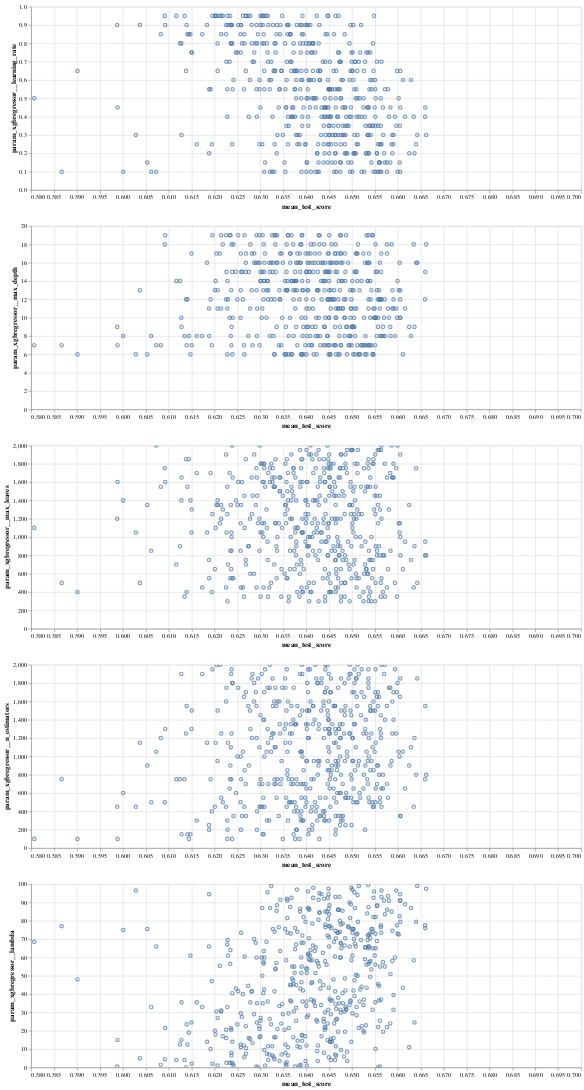

Notebook source saved alongside this figure:
### Code cell
fig_hyperparam = alt.Chart(cv_result_df.T).mark_point(clip=True).encode(
    x = alt.X('mean_test_score').scale(domain=(0.58, 0.7)),
    y=alt.Y(alt.repeat("row"), type='quantitative')
).properties(
    width=900
).repeat(
    row=cv_result_df.T.columns.to_list()[1:-1]
)

fig_hyperparam

### Figure 1 — Vega specification as saved in the notebook (floating-point values rounded to 4 significant figures; data arrays with more than 128 entries replaced by an {"elided": "..."} marker saying what was removed)
{"$schema": "https://vega.github.io/schema/vega/v5.json", "data": [{"name": "source_0"}, {"name": "data_0", "values": {"elided": "500 records"}}, {"name": "data_1", "values": {"elided": "500 records"}}, {"name": "data_2", "values": {"elided": "500 records"}}, {"name": "data_3", "values": {"elided": "500 records"}}, {"name": "data_4", "values": {"elided": "500 records"}}, {"name": "data_0_child__row_param_xgbregressor__learning_rate_y_domain_param_xgbregressor__learning_rate", "values": [{"min": 0.1, "max": 0.95}]}, {"name": "data_1_child__row_param_xgbregressor__max_depth_y_domain_param_xgbregressor__max_depth", "values": [{"min": 6.0, "max": 19.0}]}, {"name": "data_2_child__row_param_xgbregressor__max_leaves_y_domain_param_xgbregressor__max_leaves", "values": [{"min": 300.0, "max": 2000.0}]}, {"name": "data_3_child__row_param_xgbregressor__n_estimators_y_domain_param_xgbregressor__n_estimators", "values": [{"min": 100.0, "max": 2000.0}]}, {"name": "data_4_child__row_param_xgbregressor__lambda_y_domain_param_xgbregressor__lambda", "values": [{"min": 0.0, "max": 99.5}]}], "signals": [{"name": "childHeight", "value": 300}], "marks": [{"type": "group", "name": "child__row_param_xgbregressor__learning_rate_group", "encode": {"update": {"width": {"signal": "width"}, "height": {"signal": "childHeight"}}}, "marks": [{"type": "symbol", "name": "child__row_param_xgbregressor__learning_rate_marks", "from": {"data": "data_0"}, "encode": {"update": {"description": {"signal": "\"mean_test_score: \" + (format(datum[\"mean_test_score\"], \"\")) + \"; param_xgbregressor__learning_rate: \" + (format(datum[\"param_xgbregressor__learning_rate\"], \"\"))"}, "ariaRoleDescription": {"value": "point"}, "y": {"field": "param_xgbregressor__learning_rate", "scale": "child__row_param_xgbregressor__learning_rate_y"}, "opacity": {"value": 0.7}, "fill": {"value": "transparent"}, "x": {"field": "mean_test_score", "scale": "child__row_param_xgbregressor__learning_rate_x"}, "stroke": {"value": "#4c78a8"}}}, "clip": true, "style": ["point"]}], "axes": [{"scale": "child__row_param_xgbregressor__learning_rate_x", "zindex": 0, "orient": "bottom", "grid": true, "ticks": false, "tickCount": {"signal": "ceil(width/40)"}, "minExtent": 0, "labels": false, "domain": false, "gridScale": "child__row_param_xgbregressor__learning_rate_y", "aria": false, "maxExtent": 0}, {"scale": "child__row_param_xgbregressor__learning_rate_y", "maxExtent": 0, "zindex": 0, "labels": false, "ticks": false, "domain": false, "aria": false, "grid": true, "gridScale": "child__row_param_xgbregressor__learning_rate_x", "tickCount": {"signal": "ceil(childHeight/40)"}, "orient": "left", "minExtent": 0}, {"scale": "child__row_param_xgbregressor__learning_rate_x", "tickCount": {"signal": "ceil(width/40)"}, "zindex": 0, "grid": false, "title": "mean_test_score", "orient": "bottom", "labelFlush": true, "labelOverlap": true}, {"scale": "child__row_param_xgbregressor__learning_rate_y", "orient": "left", "grid": false, "title": "param_xgbregressor__learning_rate", "labelOverlap": true, "tickCount": {"signal": "ceil(childHeight/40)"}, "zindex": 0}], "style": "cell"}, {"type": "group", "name": "child__row_param_xgbregressor__max_depth_group", "encode": {"update": {"width": {"signal": "width"}, "height": {"signal": "childHeight"}}}, "marks": [{"type": "symbol", "name": "child__row_param_xgbregressor__max_depth_marks", "from": {"data": "data_1"}, "encode": {"update": {"description": {"signal": "\"mean_test_score: \" + (format(datum[\"mean_test_score\"], \"\")) + \"; param_xgbregressor__max_depth: \" + (format(datum[\"param_xgbregressor__max_depth\"], \"\"))"}, "opacity": {"value": 0.7}, "ariaRoleDescription": {"value": "point"}, "fill": {"value": "transparent"}, "stroke": {"value": "#4c78a8"}, "x": {"field": "mean_test_score", "scale": "child__row_param_xgbregressor__max_depth_x"}, "y": {"field": "param_xgbregressor__max_depth", "scale": "child__row_param_xgbregressor__max_depth_y"}}}, "style": ["point"], "clip": true}], "axes": [{"scale": "child__row_param_xgbregressor__max_depth_x", "aria": false, "maxExtent": 0, "zindex": 0, "orient": "bottom", "gridScale": "child__row_param_xgbregressor__max_depth_y", "tickCount": {"signal": "ceil(width/40)"}, "domain": false, "grid": true, "labels": false, "minExtent": 0, "ticks": false}, {"scale": "child__row_param_xgbregressor__max_depth_y", "orient": "left", "ticks": false, "maxExtent": 0, "tickCount": {"signal": "ceil(childHeight/40)"}, "minExtent": 0, "grid": true, "labels": false, "aria": false, "gridScale": "child__row_param_xgbregressor__max_depth_x", "zindex": 0, "domain": false}, {"scale": "child__row_param_xgbregressor__max_depth_x", "tickCount": {"signal": "ceil(width/40)"}, "grid": false, "title": "mean_test_score", "zindex": 0, "labelFlush": true, "labelOverlap": true, "orient": "bottom"}, {"scale": "child__row_param_xgbregressor__max_depth_y", "tickCount": {"signal": "ceil(childHeight/40)"}, "title": "param_xgbregressor__max_depth", "zindex": 0, "orient": "left", "grid": false, "labelOverlap": true}], "style": "cell"}, {"type": "group", "name": "child__row_param_xgbregressor__max_leaves_group", "encode": {"update": {"height": {"signal": "childHeight"}, "width": {"signal": "width"}}}, "marks": [{"type": "symbol", "name": "child__row_param_xgbregressor__max_leaves_marks", "from": {"data": "data_2"}, "encode": {"update": {"fill": {"value": "transparent"}, "description": {"signal": "\"mean_test_score: \" + (format(datum[\"mean_test_score\"], \"\")) + \"; param_xgbregressor__max_leaves: \" + (format(datum[\"param_xgbregressor__max_leaves\"], \"\"))"}, "opacity": {"value": 0.7}, "x": {"field": "mean_test_score", "scale": "child__row_param_xgbregressor__max_leaves_x"}, "y": {"field": "param_xgbregressor__max_leaves", "scale": "child__row_param_xgbregressor__max_leaves_y"}, "ariaRoleDescription": {"value": "point"}, "stroke": {"value": "#4c78a8"}}}, "clip": true, "style": ["point"]}], "axes": [{"scale": "child__row_param_xgbregressor__max_leaves_x", "orient": "bottom", "grid": true, "gridScale": "child__row_param_xgbregressor__max_leaves_y", "zindex": 0, "tickCount": {"signal": "ceil(width/40)"}, "aria": false, "ticks": false, "domain": false, "labels": false, "minExtent": 0, "maxExtent": 0}, {"scale": "child__row_param_xgbregressor__max_leaves_y", "zindex": 0, "tickCount": {"signal": "ceil(childHeight/40)"}, "labels": false, "aria": false, "grid": true, "maxExtent": 0, "minExtent": 0, "ticks": false, "domain": false, "gridScale": "child__row_param_xgbregressor__max_leaves_x", "orient": "left"}, {"scale": "child__row_param_xgbregressor__max_leaves_x", "grid": false, "labelFlush": true, "labelOverlap": true, "tickCount": {"signal": "ceil(width/40)"}, "zindex": 0, "orient": "bottom", "title": "mean_test_score"}, {"scale": "child__row_param_xgbregressor__max_leaves_y", "grid": false, "orient": "left", "tickCount": {"signal": "ceil(childHeight/40)"}, "labelOverlap": true, "zindex": 0, "title": "param_xgbregressor__max_leaves"}], "style": "cell"}, {"type": "group", "name": "child__row_param_xgbregressor__n_estimators_group", "encode": {"update": {"height": {"signal": "childHeight"}, "width": {"signal": "width"}}}, "marks": [{"type": "symbol", "name": "child__row_param_xgbregressor__n_estimators_marks", "from": {"data": "data_3"}, "encode": {"update": {"description": {"signal": "\"mean_test_score: \" + (format(datum[\"mean_test_score\"], \"\")) + \"; param_xgbregressor__n_estimators: \" + (format(datum[\"param_xgbregressor__n_estimators\"], \"\"))"}, "x": {"field": "mean_test_score", "scale": "child__row_param_xgbregressor__n_estimators_x"}, "fill": {"value": "transparent"}, "opacity": {"value": 0.7}, "ariaRoleDescription": {"value": "point"}, "stroke": {"value": "#4c78a8"}, "y": {"field": "param_xgbregressor__n_estimators", "scale": "child__row_param_xgbregressor__n_estimators_y"}}}, "style": ["point"], "clip": true}], "axes": [{"scale": "child__row_param_xgbregressor__n_estimators_x", "minExtent": 0, "orient": "bottom", "tickCount": {"signal": "ceil(width/40)"}, "gridScale": "child__row_param_xgbregressor__n_estimators_y", "maxExtent": 0, "labels": false, "zindex": 0, "ticks": false, "domain": false, "aria": false, "grid": true}, {"scale": "child__row_param_xgbregressor__n_estimators_y", "labels": false, "tickCount": {"signal": "ceil(childHeight/40)"}, "minExtent": 0, "grid": true, "domain": false, "orient": "left", "aria": false, "ticks": false, "gridScale": "child__row_param_xgbregressor__n_estimators_x", "maxExtent": 0, "zindex": 0}, {"scale": "child__row_param_xgbregressor__n_estimators_x", "labelFlush": true, "labelOverlap": true, "title": "mean_test_score", "tickCount": {"signal": "ceil(width/40)"}, "orient": "bottom", "zindex": 0, "grid": false}, {"scale": "child__row_param_xgbregressor__n_estimators_y", "labelOverlap": true, "tickCount": {"signal": "ceil(childHeight/40)"}, "grid": false, "title": "param_xgbregressor__n_estimators", "orient": "left", "zindex": 0}], "style": "cell"}, {"type": "group", "name": "child__row_param_xgbregressor__lambda_group", "encode": {"update": {"height": {"signal": "childHeight"}, "width": {"signal": "width"}}}, "marks": [{"type": "symbol", "name": "child__row_param_xgbregressor__lambda_marks", "from": {"data": "data_4"}, "encode": {"update": {"y": {"field": "param_xgbregressor__lambda", "scale": "child__row_param_xgbregressor__lambda_y"}, "opacity": {"value": 0.7}, "description": {"signal": "\"mean_test_score: \" + (format(datum[\"mean_test_score\"], \"\")) + \"; param_xgbregressor__lambda: \" + (format(datum[\"param_xgbregressor__lambda\"], \"\"))"}, "stroke": {"value": "#4c78a8"}, "x": {"field": "mean_test_score", "scale": "child__row_param_xgbregressor__lambda_x"}, "fill": {"value": "transparent"}, "ariaRoleDescription": {"value": "point"}}}, "style": ["point"], "clip": true}], "axes": [{"scale": "child__row_param_xgbregressor__lambda_x", "grid": true, "maxExtent": 0, "tickCount": {"signal": "ceil(width/40)"}, "aria": false, "minExtent": 0, "ticks": false, "zindex": 0, "orient": "bottom", "domain": false, "gridScale": "child__row_param_xgbregressor__lambda_y", "labels": false}, {"scale": "child__row_param_xgbregressor__lambda_y", "grid": true, "minExtent": 0, "tickCount": {"signal": "ceil(childHeight/40)"}, "domain": false, "zindex": 0, "orient": "left", "gridScale": "child__row_param_xgbregressor__lambda_x", "labels": false, "aria": false, "maxExtent": 0, "ticks": false}, {"scale": "child__row_param_xgbregressor__lambda_x", "labelOverlap": true, "title": "mean_test_score", "tickCount": {"signal": "ceil(width/40)"}, "grid": false, "zindex": 0, "labelFlush": true, "orient": "bottom"}, {"scale": "child__row_param_xgbregressor__lambda_y", "labelOverlap": true, "title": "param_xgbregressor__lambda", "grid": false, "tickCount": {"signal": "ceil(childHeight/40)"}, "zindex": 0, "orient": "left"}], "style": "cell"}], "scales": [{"name": "child__row_param_xgbregressor__learning_rate_x", "type": "linear", "domain": [0.58, 0.7], "range": [0, {"signal": "width"}], "zero": false}, {"name": "child__row_param_xgbregressor__learning_rate_y", "type": "linear", "domain": [{"signal": "(data(\"data_0_child__row_param_xgbregressor__learning_rate_y_domain_param_xgbregressor__learning_rate\")[0] || {}).min"}, {"signal": "(data(\"data_0_child__row_param_xgbregressor__learning_rate_y_domain_param_xgbregressor__learning_rate\")[0] || {}).max"}], "range": [{"signal": "childHeight"}, 0], "zero": true, "nice": true}, {"name": "child__row_param_xgbregressor__max_depth_x", "type": "linear", "domain": [0.58, 0.7], "range": [0, {"signal": "width"}], "zero": false}, {"name": "child__row_param_xgbregressor__max_depth_y", "type": "linear", "domain": [{"signal": "(data(\"data_1_child__row_param_xgbregressor__max_depth_y_domain_param_xgbregressor__max_depth\")[0] || {}).min"}, {"signal": "(data(\"data_1_child__row_param_xgbregressor__max_depth_y_domain_param_xgbregressor__max_depth\")[0] || {}).max"}], "range": [{"signal": "childHeight"}, 0], "nice": true, "zero": true}, {"name": "child__row_param_xgbregressor__max_leaves_x", "type": "linear", "domain": [0.58, 0.7], "range": [0, {"signal": "width"}], "zero": false}, {"name": "child__row_param_xgbregressor__max_leaves_y", "type": "linear", "domain": [{"signal": "(data(\"data_2_child__row_param_xgbregressor__max_leaves_y_domain_param_xgbregressor__max_leaves\")[0] || {}).min"}, {"signal": "(data(\"data_2_child__row_param_xgbregressor__max_leaves_y_domain_param_xgbregressor__max_leaves\")[0] || {}).max"}], "range": [{"signal": "childHeight"}, 0], "nice": true, "zero": true}, {"name": "child__row_param_xgbregressor__n_estimators_x", "type": "linear", "domain": [0.58, 0.7], "range": [0, {"signal": "width"}], "zero": false}, {"name": "child__row_param_xgbregressor__n_estimators_y", "type": "linear", "domain": [{"signal": "(data(\"data_3_child__row_param_xgbregressor__n_estimators_y_domain_param_xgbregressor__n_estimators\")[0] || {}).min"}, {"signal": "(data(\"data_3_child__row_param_xgbregressor__n_estimators_y_domain_param_xgbregressor__n_estimators\")[0] || {}).max"}], "range": [{"signal": "childHeight"}, 0], "nice": true, "zero": true}, {"name": "child__row_param_xgbregressor__lambda_x", "type": "linear", "domain": [0.58, 0.7], "range": [0, {"signal": "width"}], "zero": false}, {"name": "child__row_param_xgbregressor__lambda_y", "type": "linear", "domain": [{"signal": "(data(\"data_4_child__row_param_xgbregressor__lambda_y_domain_param_xgbregressor__lambda\")[0] || {}).min"}, {"signal": "(data(\"data_4_child__row_param_xgbregressor__lambda_y_domain_param_xgbregressor__lambda\")[0] || {}).max"}], "range": [{"signal": "childHeight"}, 0], "nice": true, "zero": true}], "layout": {"padding": 20, "columns": 1, "bounds": "full", "align": "all"}, "width": 900, "background": "white", "padding": 5}
